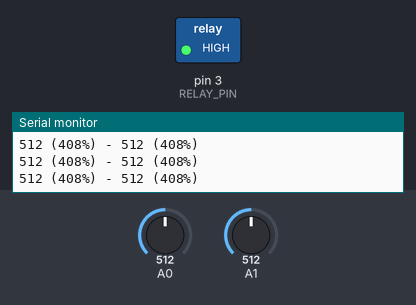
A program run on a simulated Arduino Uno, built with avr-gcc and run on an emulated ATmega328P. On the bench: switched loads named in the program (green lamp = pin HIGH), the last lines printed to the serial monitor. Inputs (shaded band) come from the test bench; at power-on: A0 = 512, A1 = 512.

Above: at 1.3 s.
1.4 s: A0 set to 864
2.9 s: A0 set to 894
At 3.6 s:
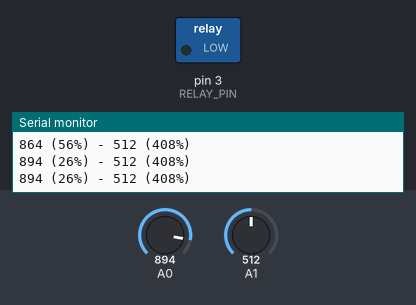
4.5 s: A0 set to 716
At 4.9 s:
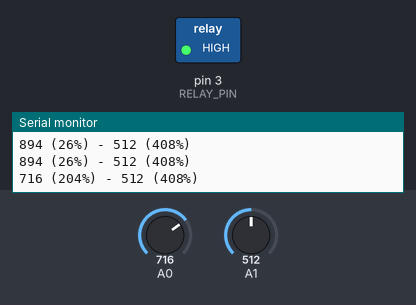
6.0 s: A0 set to 900
At 7.3 s:
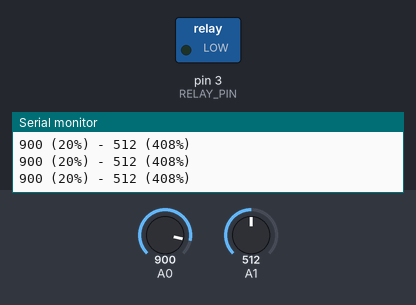
Timing chart, 0 to 8.5 s (numbered marks = the images above; inputs shaded):
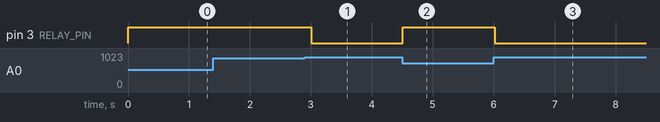

The program:

main.cpp
```cpp
#include <Arduino.h>

// Capacitive Soil Moisture Sensor v1.2

// Sensor values -------------------
// 920 sensor seco
// 824-837 tierra recien regada
// 820 sensor en agua
// ----------------------------------

// Mapeo a % humedad
const int dry = 920; // Este valor se considerará 0% humedad
const int wet = 820; // Este valor se considerará 100% humedad

const int RELAY_PIN = 3;

void setup() {
    pinMode(RELAY_PIN, OUTPUT); // initialize digital pin as an output.
    Serial.begin(9600);
}

void loop() {

    // Read sensor val
    int sensorVal_A0 = analogRead(A0);
    int sensorVal_A1 = analogRead(A1);

    // Calculate % humidity
    int percentageHumididy_A0 = map(sensorVal_A0, wet, dry, 100, 0);
    int percentageHumididy_A1 = map(sensorVal_A1, wet, dry, 100, 0);

    // Activate or not the rele
    if ((percentageHumididy_A0 < 40) and (percentageHumididy_A0 < 40)) {
        digitalWrite(RELAY_PIN, LOW);
        // Serial.println("ON");
    }
    else{
        digitalWrite(RELAY_PIN, HIGH);
        //Serial.println("OFF");
    }

    // Print values
    String output_A0 = String(sensorVal_A0) + " (" + String(percentageHumididy_A0) + "%)";
    String output_A1 = String(sensorVal_A1) + " (" + String(percentageHumididy_A1) + "%)";
    String output = output_A0 + " - " + output_A1;
    Serial.println(output);
    delay(500);

}
```

Measured:
- the behaviour switches between 880 and 881 on A0 (found by bisection; images 0 and 1)
- after the input at 2.9 s, pin 3 (RELAY_PIN): HIGH → LOW after 0.11 s
- after the input at 4.5 s, pin 3 (RELAY_PIN): LOW → HIGH at once
- after the input at 6.0 s, pin 3 (RELAY_PIN): HIGH → LOW at once
